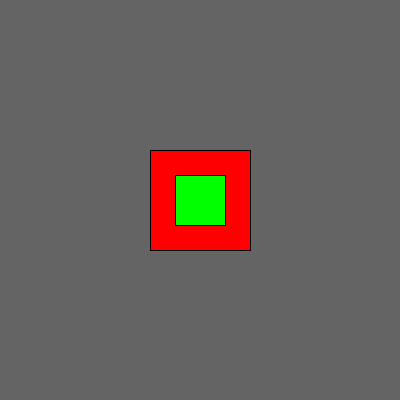
Frame 1 (no input)
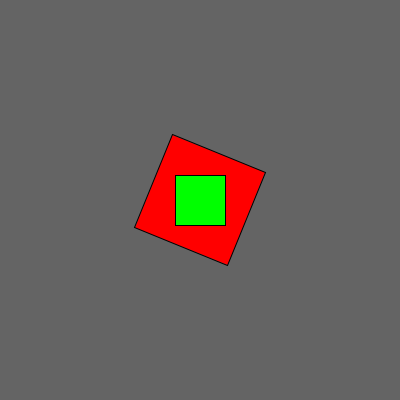
Frame 60 (the mouse pressed at the canvas centre just before this capture)
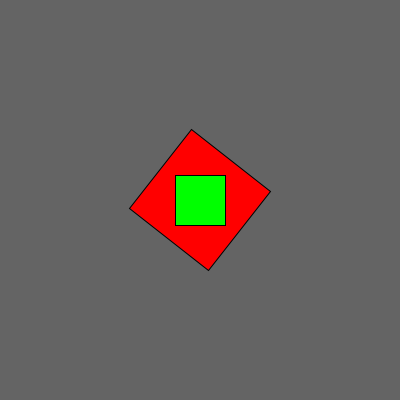
Frame 120 (the mouse held since frame 60 and released just before this capture)

The Processing sketch that drew these frames (run headless with seeded random() and noise(); from frame 60 on, the mouse is pressed at the canvas centre):

// Processing sketch: rotate_translate
// ── rotate_translate.pde
// Simple example of rotate() and translate()
// IDMT 15 October 2014
float rotateAngle = 0;

void setup() {
  size(400,400); 
}

void draw() {
  background(100); 

  // translate() moves the centre of the coordinate system.
  // here, we move the drawing point down and right, so that
  // (0, 0) becomes the centre of the window.
  // (width and height are special variables indicating the
  // window size.)
  
  translate(width/2,height/2);
  
  // This saves the current drawing matrix so we can recover it later
  // and undo any further transformations we make.
 
  pushMatrix();
  // rotate() spins the coordinate system around the (0, 0) point.
  // which way does it go? Clockwise or counter-clockwise?
  rotate(rotateAngle);

  rectMode(CENTER);
  stroke(0);
  fill(255,0,0);
  
  // Because of rectMode(CENTER) above, this specifies the rectangle
  // by centre point (0,0) and size (100,100)
  rect(0, 0, 100, 100);

  rotateAngle -= 0.1;
  if(rotateAngle > TWO_PI){
    rotateAngle = -TWO_PI;
  }
   
  // This restores the drawing state to the last call of pushMatrix()
  popMatrix(); 
  
  // Try uncommenting this code. Is this shape translated? rotated? why?
  fill(0,255,0);
  rect(0, 0, 50, 50);
}
